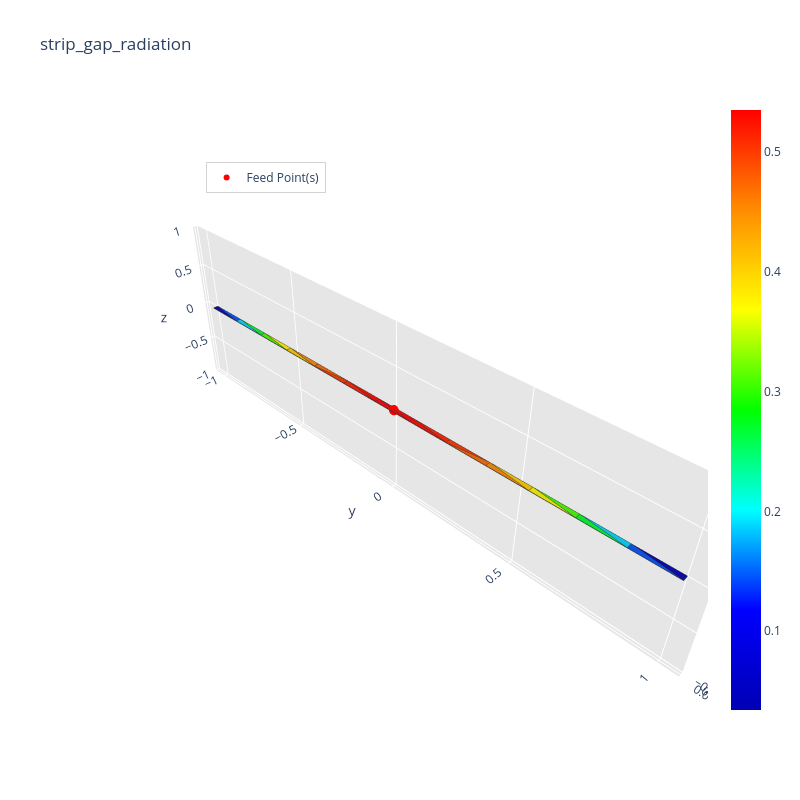

Notebook code for this chart:
### Markdown cell above
if new_feed: matrice_z, voltage, current, surface_current_density = radiation_algorithm(path.mat, frequency, feed_point, voltage_amplitude=1, port_type=0)
else: pass

### Code cell
*_, gap_currents, gap_voltages, impedances, feed_powers = radiation_algorithm(
    path, frequency, feed_point,
    excitation_unit_vector='y',
    gap_width=gap_width,
)

### Figure 1 — Plotly figure (JSON) as saved in the notebook; plotly's stock layout.template omitted (floating-point values rounded to 4 significant figures; data arrays with more than 128 entries replaced by an {"elided": "..."} marker saying what was removed)
{"data": [{"facecolor": ["rgb(0, 0, 180)", "rgb(0, 81, 255)", "rgb(0, 0, 180)", "rgb(0, 81, 255)", "rgb(0, 215, 255)", "rgb(71, 255, 0)", "rgb(0, 255, 43)", "rgb(255, 206, 0)", "rgb(255, 246, 0)", "rgb(255, 53, 0)", "rgb(255, 104, 0)", "rgb(255, 137, 0)", "rgb(255, 33, 0)", "rgb(255, 0, 0)", "rgb(255, 7, 0)", "rgb(255, 7, 0)", "rgb(255, 0, 0)", "rgb(255, 104, 0)", "rgb(255, 53, 0)", "rgb(255, 33, 0)", "rgb(255, 137, 0)", "rgb(255, 246, 0)", "rgb(255, 206, 0)", "rgb(0, 255, 43)", "rgb(71, 255, 0)", "rgb(0, 215, 255)"], "i": [1, 0, 16, 15, 4, 5, 27, 6, 26, 7, 24, 25, 8, 9, 23, 10, 22, 11, 20, 21, 19, 18, 19, 17, 18, 17], "j": [4, 4, 2, 2, 5, 6, 5, 7, 6, 8, 7, 7, 9, 10, 9, 11, 10, 12, 11, 11, 12, 13, 13, 14, 14, 15], "k": [0, 27, 3, 16, 27, 26, 26, 25, 25, 23, 23, 24, 23, 22, 22, 21, 21, 19, 19, 20, 13, 14, 18, 15, 17, 16], "name": "", "type": "mesh3d", "x": [-0.01, 0.01, 0.01, -0.01, 0.01, 0.01, 0.01, 0.01, 0.01, 0.01, 0.01, 0.01, 0.01, 0.01, 0.01, 0.01, -0.01, -0.01, -0.01, -0.01, -0.01, -0.01, -0.01, -0.01, -0.01, -0.01, -0.01, -0.01], "y": [-1.0, -1.0, 1.0, 1.0, -0.8462, -0.6923, -0.5385, -0.3846, -0.2308, -0.07692, 0.07692, 0.2308, 0.3846, 0.5385, 0.6923, 0.8462, 0.8462, 0.6923, 0.5385, 0.3846, 0.2308, 0.07692, -0.07692, -0.2308, -0.3846, -0.5385, -0.6923, -0.8462], "z": [0.0, 0.0, 0.0, 0.0, 0.0, 0.0, 0.0, 0.0, 0.0, 0.0, 0.0, 0.0, 0.0, 0.0, 0.0, 0.0, 0.0, 0.0, 0.0, 0.0, 0.0, 0.0, 0.0, 0.0, 0.0, 0.0, 0.0, 0.0]}, {"line": {"color": "rgb(50, 50, 50)", "width": 1.5}, "mode": "lines", "showlegend": false, "type": "scatter3d", "x": {"elided": "130 float values"}, "y": {"elided": "130 float values"}, "z": {"elided": "130 int values"}}, {"hoverinfo": "none", "marker": {"color": [0.03422, 0.535], "colorscale": [[0, "rgb(0, 0, 180)"], [0.1667, "rgb(0, 0, 255)"], [0.3333, "rgb(0, 255, 255)"], [0.5, "rgb(0, 255, 0)"], [0.6667, "rgb(255, 255, 0)"], [0.8333, "rgb(255, 140, 0)"], [1, "rgb(255, 0, 0)"]], "showscale": true, "size": 0.1}, "mode": "markers", "showlegend": false, "type": "scatter3d", "x": [-0.01], "y": [-1.0], "z": [0.0]}, {"marker": {"color": "red", "size": 6, "symbol": "circle"}, "mode": "markers+text", "name": "Feed Point(s)", "type": "scatter3d", "x": [0], "y": [0], "z": [0]}], "layout": {"height": 800, "legend": {"bgcolor": "rgba(255,255,255,0.7)", "bordercolor": "lightgray", "borderwidth": 1, "x": 0.2, "xanchor": "left", "y": 0.9, "yanchor": "top"}, "scene": {"aspectratio": {"x": 0.01, "y": 1, "z": 0.3}, "camera": {"eye": {"x": 0.65, "y": 0.65, "z": 0.65}}, "xaxis": {"backgroundcolor": "rgb(230, 230, 230)", "gridcolor": "rgb(255, 255, 255)", "showbackground": true, "zerolinecolor": "rgb(255, 255, 255)"}, "yaxis": {"backgroundcolor": "rgb(230, 230, 230)", "gridcolor": "rgb(255, 255, 255)", "showbackground": true, "zerolinecolor": "rgb(255, 255, 255)"}, "zaxis": {"backgroundcolor": "rgb(230, 230, 230)", "gridcolor": "rgb(255, 255, 255)", "showbackground": true, "zerolinecolor": "rgb(255, 255, 255)"}}, "title": {"text": "strip_gap_radiation"}, "width": 800}}
